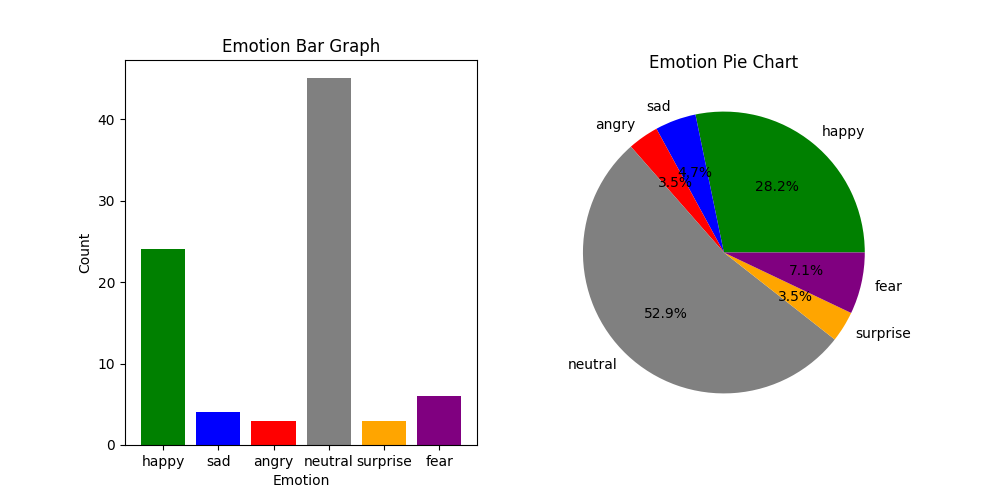

This chart was generated by the following Python code:
import openpyxl
import matplotlib.pyplot as plt

# Excel file load
wb = openpyxl.load_workbook("emotion_log.xlsx")
ws = wb.active

# Emotion count dictionary
emotion_count = {
    "happy": 0,
    "sad": 0,
    "angry": 0,
    "neutral": 0,
    "surprise": 0,
    "fear": 0,
    "disgust": 0
}

# Read Excel data
for row in ws.iter_rows(min_row=2, values_only=True):
    emotion = row[2]
    if emotion in emotion_count:
        emotion_count[emotion] += 1

# Remove zero values
emotion_count = {k: v for k, v in emotion_count.items() if v > 0}

# Data
labels = list(emotion_count.keys())
sizes = list(emotion_count.values())

# Colors
colors = [
    "green",
    "blue",
    "red",
    "gray",
    "orange",
    "purple",
    "brown"
]

# Bar Graph
plt.figure(figsize=(10, 5))

plt.subplot(1, 2, 1)
plt.bar(labels, sizes, color=colors[:len(labels)])
plt.title("Emotion Bar Graph")
plt.xlabel("Emotion")
plt.ylabel("Count")

# Pie Chart
plt.subplot(1, 2, 2)
plt.pie(
    sizes,
    labels=labels,
    autopct="%1.1f%%",
    colors=colors[:len(labels)]
)
plt.title("Emotion Pie Chart")

# Save image
plt.savefig("graph.png")

# Show graph
plt.show()
